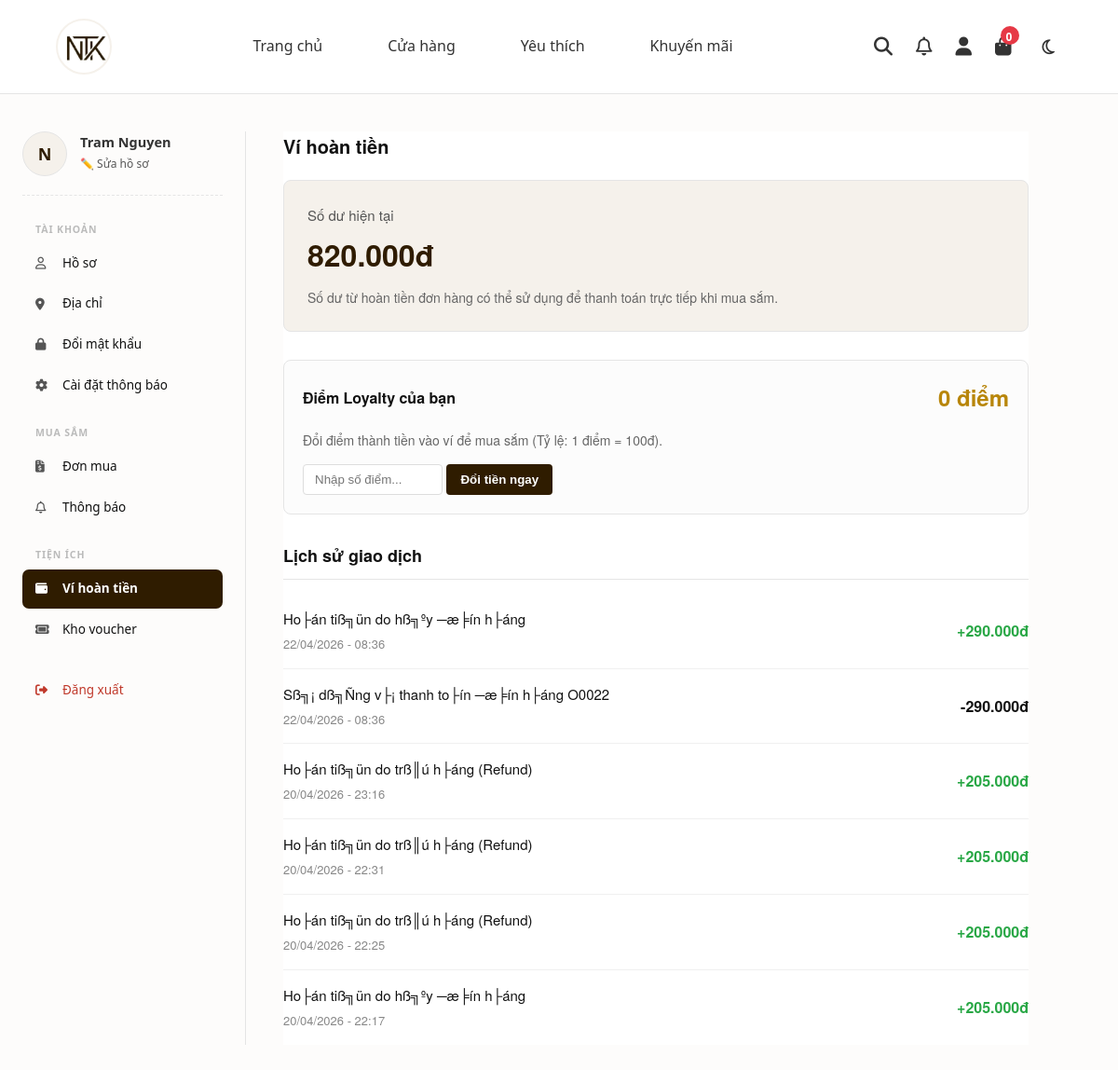
Before: /views/user/dashboard.php?view=vihoantien (signed in) with the older database file.
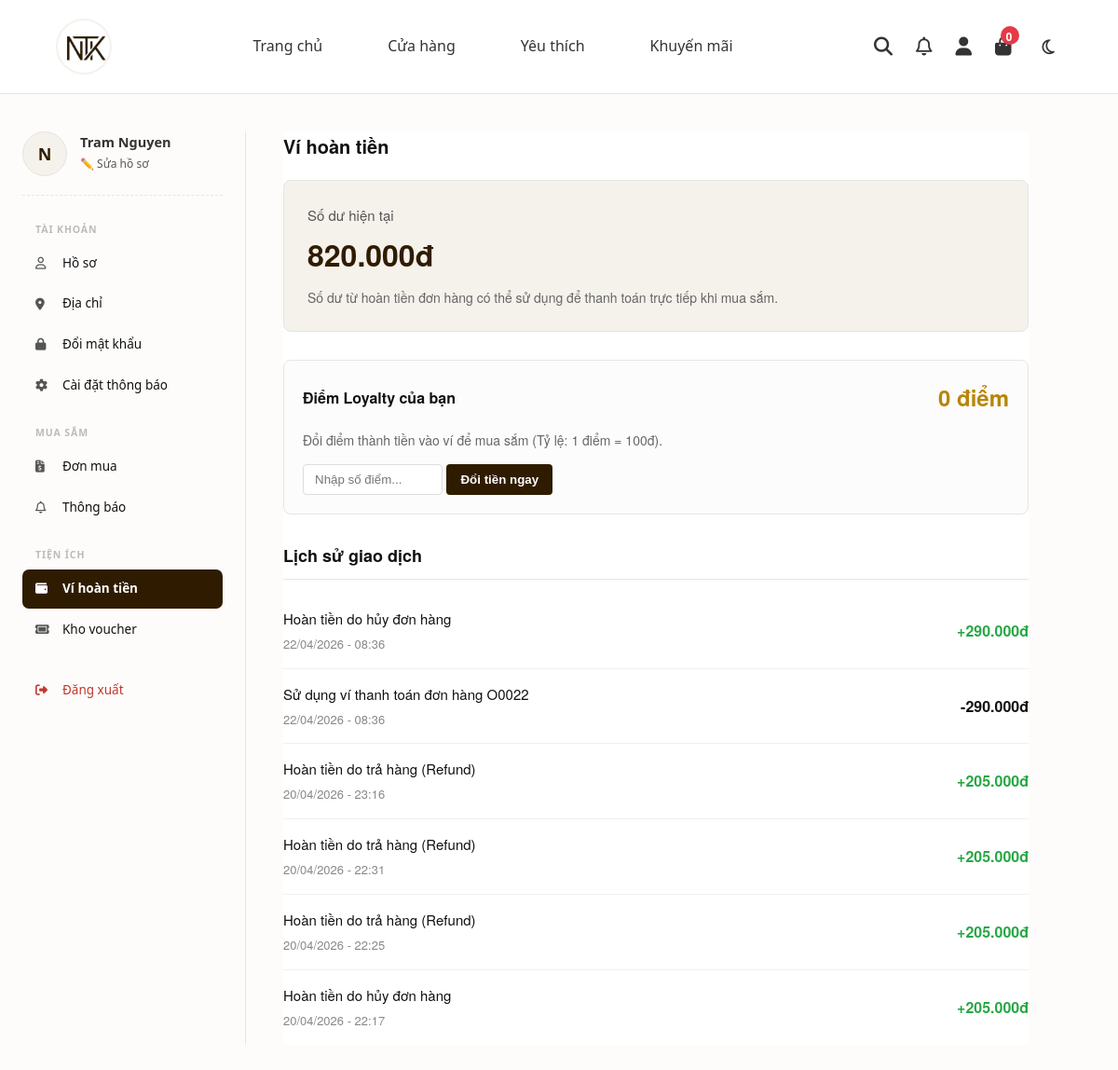
After: the same page with the newer database file.
### tables this page shows
CREATE TABLE `wallet_transactions` (
  `transaction_id` int(11) NOT NULL AUTO_INCREMENT,
  `user_id` char(5) DEFAULT NULL,
  `amount` decimal(15,2) NOT NULL,
  `transaction_type` int(11) NOT NULL,
  `description` varchar(255) DEFAULT NULL,
  `related_order_id` char(5) DEFAULT NULL,
  `created_at` datetime DEFAULT current_timestamp(),
  PRIMARY KEY (`transaction_id`),
  KEY `fk_wt_user` (`user_id`),
  KEY `fk_wt_order` (`related_order_id`)
);

### src/views/user/wallet.php (the view, shortened to what this page needs)
<?php
$user_id = $_SESSION['user_id'] ?? null;
global $conn;
$current_balance = 0;
$transactions = [];
if (isset($conn) && $conn !== null && $user_id) {
    try {
        $stmt_balance = $conn->prepare("
            SELECT SUM(CASE WHEN transaction_type = 1 THEN amount ELSE -amount END) as balance
            FROM wallet_transactions
            WHERE user_id = :user_id
        ");
        $stmt_balance->execute(['user_id' => $user_id]);
        $balance_result = $stmt_balance->fetch(PDO::FETCH_ASSOC);
        $current_balance = $balance_result['balance'] ?? 0;
        $stmt_points = $conn->prepare("SELECT current_points FROM users WHERE user_id = :uid");
        $stmt_points->execute(['uid' => $user_id]);
        $current_points = intval($stmt_points->fetchColumn());
        $stmt_tx = $conn->prepare("
            SELECT wt.amount, wt.transaction_type, wt.description, wt.created_at
            FROM wallet_transactions wt
            JOIN users u ON wt.user_id = u.user_id
            WHERE u.user_id = :user_id
            ORDER BY wt.created_at DESC
        ");
        $stmt_tx->execute(['user_id' => $user_id]);
        $transactions = $stmt_tx->fetchAll(PDO::FETCH_ASSOC);
    } catch (PDOException $e) {
        echo "<script>console.error('Lỗi DB: " . addslashes($e->getMessage()) . "');</script>";
    }
}
if (!function_exists('formatVND')) {
    function formatVND($amount) {
        return number_format((float)$amount, 0, ',', '.') . 'đ';
    }
}
?>
<div class="wallet-wrapper">
    <div class="wallet-header">Ví hoàn tiền</div>
    <div class="balance-card">
        <div class="balance-label">Số dư hiện tại</div>
        <div class="balance-amount"><?= formatVND($current_balance) ?></div>
        <div class="balance-desc">Số dư từ hoàn tiền đơn hàng có thể sử dụng để thanh toán trực tiếp khi mua sắm.</div>
    </div>
    <div class="loyalty-section">
        <div class="loyalty-header">
            <span style="font-size:16px; font-weight:600;">Điểm Loyalty của bạn</span>
            <span class="loyalty-points"><?= number_format($current_points, 0, ',', '.') ?> điểm</span>
        </div>
        <p style="font-size:14px; color:#666; margin-bottom:15px;">Đổi điểm thành tiền vào ví để mua sắm (Tỷ lệ: 1 điểm = 100đ).</p>
        <form class="redeem-form" id="redeemForm">
            <input type="number" id="redeemAmount" min="1" max="<?= $current_points ?>" placeholder="Nhập số điểm..." required>
            <button type="button" class="redeem-btn" onclick="redeemPoints()">Đổi tiền ngay</button>
        </form>
    </div>
    <div class="tx-section-title">Lịch sử giao dịch</div>
    <?php if (empty($transactions)): ?>
        <div class="tx-empty">
            Chưa có giao dịch nào.
        </div>
    <?php else: ?>
        <div class="tx-list">
            <?php foreach ($transactions as $tx): ?>
                <div class="tx-item">
                    <div class="tx-info-left">
                        <span class="tx-title"><?= htmlspecialchars($tx['description'] ?? 'Giao dịch') ?></span>
                        <span class="tx-date"><?= date('d/m/Y - H:i', strtotime($tx['created_at'])) ?></span>
                    </div>
                    <?php if ($tx['transaction_type'] == 1): ?>
                        <div class="tx-amount plus">+<?= formatVND($tx['amount']) ?></div>
                    <?php else: ?>
                        <div class="tx-amount minus">-<?= formatVND($tx['amount']) ?></div>
                    <?php endif; ?>
                </div>
            <?php endforeach; ?>
        </div>
    <?php endif; ?>
</div>

Changed rows visible on the page:
changed wallet_transactions (number 1 of 6 on the later page): description "Ho├án tiß╗ün do hß╗ºy ─æ╞ín h├áng" → "Hoàn tiền do hủy đơn hàng"
changed wallet_transactions: description "Sß╗¡ dß╗Ñng v├¡ thanh to├ín ─æ╞ín h├áng O0022" → "Sử dụng ví thanh toán đơn hàng O0022"
changed wallet_transactions (number 3 of 6 on the later page): description "Ho├án tiß╗ün do trß║ú h├áng (Refund)" → "Hoàn tiền do trả hàng (Refund)"
changed wallet_transactions (number 4 of 6 on the later page): description "Ho├án tiß╗ün do trß║ú h├áng (Refund)" → "Hoàn tiền do trả hàng (Refund)"
changed wallet_transactions (number 5 of 6 on the later page): description "Ho├án tiß╗ün do trß║ú h├áng (Refund)" → "Hoàn tiền do trả hàng (Refund)"
changed wallet_transactions (number 6 of 6 on the later page): description "Ho├án tiß╗ün do hß╗ºy ─æ╞ín h├áng" → "Hoàn tiền do hủy đơn hàng"
